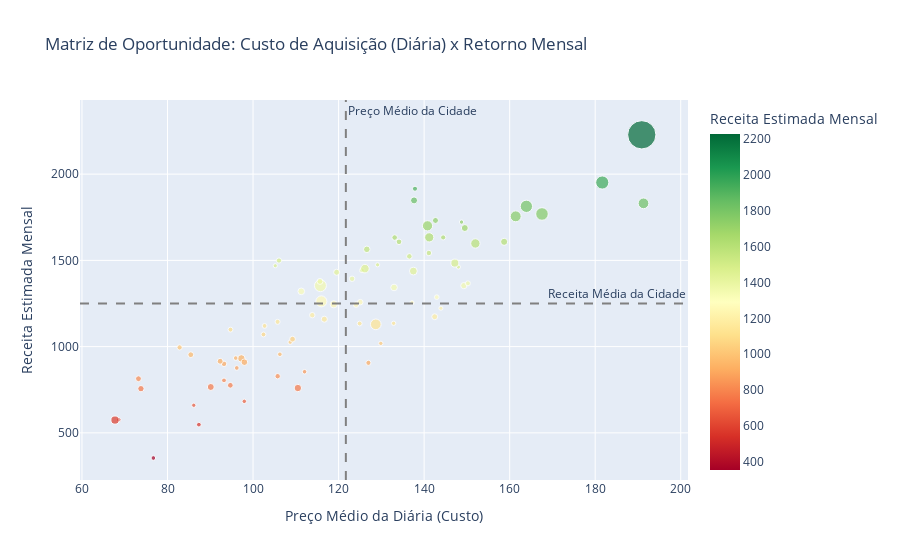

Notebook code cell kept with this figure:
### Code cell
# Agrupando por bairro
bairros = df.groupby('neighbourhood_cleansed').agg({
    'price': 'mean',
    'estimated_monthly_revenue': 'mean',
    'id': 'count'
}).reset_index()

# Filtra bairros com pouca relevância estatística (menos de 50 imóveis)
bairros = bairros[bairros['id'] > 50]

# O Gráfico de Quadrantes
fig = px.scatter(
    bairros, 
    x='price', 
    y='estimated_monthly_revenue', 
    size='id', 
    hover_name='neighbourhood_cleansed',
    title='Matriz de Oportunidade: Custo de Aquisição (Diária) x Retorno Mensal',
    labels={'price': 'Preço Médio da Diária (Custo)', 'estimated_monthly_revenue': 'Receita Estimada Mensal'},
    color='estimated_monthly_revenue',
    color_continuous_scale='RdYlGn'
)

# Adiciona linhas médias para criar quadrantes
media_preco = bairros['price'].mean()
media_receita = bairros['estimated_monthly_revenue'].mean()

fig.add_vline(x=media_preco, line_dash="dash", line_color="gray", annotation_text="Preço Médio da Cidade")
fig.add_hline(y=media_receita, line_dash="dash", line_color="gray", annotation_text="Receita Média da Cidade")

fig.show()

### Figure 1 — Plotly figure (JSON) as saved in the notebook; plotly's stock layout.template omitted (floating-point values rounded to 4 significant figures)
{"data": [{"hovertemplate": "<b>%{hovertext}</b><br><br>Preço Médio da Diária (Custo)=%{x}<br>Receita Estimada Mensal=%{marker.color}<br>id=%{marker.size}<extra></extra>", "hovertext": ["Agincourt South-Malvern West", "Annex", "Banbury-Don Mills", "Bathurst Manor", "Bay Street Corridor", "Bayview Village", "Bedford Park-Nortown", "Bendale", "Birchcliffe-Cliffside", "Cabbagetown-South St.James Town", "Caledonia-Fairbank", "Church-Yonge Corridor", "Clairlea-Birchmount", "Clanton Park", "Cliffcrest", "Corso Italia-Davenport", "Danforth", "Danforth East York", "Don Valley Village", "Dovercourt-Wallace Emerson-Junction", "Downsview-Roding-CFB", "Dufferin Grove", "East End-Danforth", "Edenbridge-Humber Valley", "Englemount-Lawrence", "Greenwood-Coxwell", "High Park North", "High Park-Swansea", "Highland Creek", "Islington-City Centre West", "Junction Area", "Keelesdale-Eglinton West", "Kensington-Chinatown", "L'Amoreaux", "Lansing-Westgate", "Lawrence Park North", "Lawrence Park South", "Little Portugal", "Malvern", "Mimico (includes Humber Bay Shores)", "Moss Park", "Mount Pleasant East", "Mount Pleasant West", "Newtonbrook East", "Newtonbrook West", "Niagara", "North Riverdale", "North St.James Town", "O'Connor-Parkview", "Oakwood Village", "Old East York", "Palmerston-Little Italy", "Parkwoods-Donalda", "Pleasant View", "Regent Park", "Rockcliffe-Smythe", "Roncesvalles", "Rosedale-Moore Park", "Rouge", "South Parkdale", "South Riverdale", "St.Andrew-Windfields", "Steeles", "Stonegate-Queensway", "Tam O'Shanter-Sullivan", "The Beaches", "Trinity-Bellwoods", "University", "Waterfront Communities-The Island", "West Hill", "West Humber-Clairville", "Weston-Pellam Park", "Wexford/Maryvale", "Willowdale East", "Willowdale West", "Willowridge-Martingrove-Richview", "Woodbine Corridor", "Wychwood", "Yonge-Eglinton", "York University Heights", "Yorkdale-Glen Park"], "legendgroup": "", "marker": {"color": [804.1, 1769.0, 1019.0, 1243.0, 1831.0, 828.4, 547.7, 1120.0, 1182.0, 1731.0, 854.3, 1813.0, 1070.0, 1134.0, 1499.0, 1159.0, 1255.0, 1442.0, 953.1, 1262.0, 760.0, 1564.0, 1431.0, 354.3, 1026.0, 1523.0, 1633.0, 1848.0, 682.9, 1246.0, 1343.0, 1469.0, 1353.0, 756.2, 1543.0, 1462.0, 1474.0, 1633.0, 876.3, 1484.0, 1755.0, 1287.0, 1608.0, 931.5, 766.0, 1951.0, 1915.0, 1173.0, 906.0, 1608.0, 1135.0, 1452.0, 900.1, 814.0, 1258.0, 915.1, 1353.0, 1223.0, 955.6, 1438.0, 1598.0, 660.0, 576.1, 1393.0, 995.4, 1688.0, 1700.0, 1378.0, 2228.0, 775.8, 1098.0, 1144.0, 909.8, 1129.0, 1320.0, 933.6, 1633.0, 1367.0, 1722.0, 574.2, 1043.0], "coloraxis": "coloraxis", "size": [67, 466, 57, 90, 336, 86, 65, 67, 87, 104, 61, 444, 70, 69, 81, 108, 53, 67, 99, 361, 162, 126, 107, 62, 58, 91, 90, 144, 59, 155, 129, 51, 419, 118, 88, 52, 51, 249, 65, 190, 353, 66, 149, 165, 143, 509, 75, 103, 77, 93, 55, 215, 88, 100, 91, 102, 116, 51, 62, 180, 257, 55, 57, 86, 81, 141, 306, 105, 2348, 97, 70, 74, 127, 336, 132, 62, 77, 74, 56, 199, 99], "sizemode": "area", "sizeref": 5.87, "symbol": "circle"}, "mode": "markers", "name": "", "orientation": "v", "showlegend": false, "type": "scatter", "x": [93.21, 167.6, 129.9, 124.1, 191.3, 105.8, 87.34, 102.7, 113.9, 142.7, 112.0, 163.9, 102.4, 124.9, 106.1, 116.7, 137.2, 125.5, 85.44, 116.0, 110.5, 126.6, 119.6, 76.69, 108.7, 136.5, 133.1, 137.6, 97.95, 118.9, 133.0, 105.2, 115.8, 73.79, 141.1, 148.0, 129.1, 141.2, 96.2, 147.2, 161.4, 143.0, 158.7, 97.27, 90.12, 181.7, 137.9, 142.5, 127.0, 134.1, 132.9, 126.2, 93.22, 73.21, 125.1, 92.31, 149.3, 143.9, 106.3, 137.5, 152.0, 86.15, 68.61, 123.2, 82.83, 149.5, 140.8, 115.6, 190.9, 94.69, 94.73, 105.7, 97.98, 128.7, 111.3, 95.95, 144.5, 150.2, 148.8, 67.72, 109.2], "xaxis": "x", "y": [804.1, 1769.0, 1019.0, 1243.0, 1831.0, 828.4, 547.7, 1120.0, 1182.0, 1731.0, 854.3, 1813.0, 1070.0, 1134.0, 1499.0, 1159.0, 1255.0, 1442.0, 953.1, 1262.0, 760.0, 1564.0, 1431.0, 354.3, 1026.0, 1523.0, 1633.0, 1848.0, 682.9, 1246.0, 1343.0, 1469.0, 1353.0, 756.2, 1543.0, 1462.0, 1474.0, 1633.0, 876.3, 1484.0, 1755.0, 1287.0, 1608.0, 931.5, 766.0, 1951.0, 1915.0, 1173.0, 906.0, 1608.0, 1135.0, 1452.0, 900.1, 814.0, 1258.0, 915.1, 1353.0, 1223.0, 955.6, 1438.0, 1598.0, 660.0, 576.1, 1393.0, 995.4, 1688.0, 1700.0, 1378.0, 2228.0, 775.8, 1098.0, 1144.0, 909.8, 1129.0, 1320.0, 933.6, 1633.0, 1367.0, 1722.0, 574.2, 1043.0], "yaxis": "y"}], "layout": {"annotations": [{"showarrow": false, "text": "Preço Médio da Cidade", "x": 121.7, "xanchor": "left", "xref": "x", "y": 1, "yanchor": "top", "yref": "y domain"}, {"showarrow": false, "text": "Receita Média da Cidade", "x": 1, "xanchor": "right", "xref": "x domain", "y": 1249.0, "yanchor": "bottom", "yref": "y"}], "coloraxis": {"colorbar": {"title": {"text": "Receita Estimada Mensal"}}, "colorscale": [[0, "rgb(165,0,38)"], [0.1, "rgb(215,48,39)"], [0.2, "rgb(244,109,67)"], [0.3, "rgb(253,174,97)"], [0.4, "rgb(254,224,139)"], [0.5, "rgb(255,255,191)"], [0.6, "rgb(217,239,139)"], [0.7, "rgb(166,217,106)"], [0.8, "rgb(102,189,99)"], [0.9, "rgb(26,152,80)"], [1, "rgb(0,104,55)"]]}, "legend": {"itemsizing": "constant", "tracegroupgap": 0}, "shapes": [{"line": {"color": "gray", "dash": "dash"}, "type": "line", "x0": 121.7, "x1": 121.7, "xref": "x", "y0": 0, "y1": 1, "yref": "y domain"}, {"line": {"color": "gray", "dash": "dash"}, "type": "line", "x0": 0, "x1": 1, "xref": "x domain", "y0": 1249.0, "y1": 1249.0, "yref": "y"}], "title": {"text": "Matriz de Oportunidade: Custo de Aquisição (Diária) x Retorno Mensal"}, "xaxis": {"anchor": "y", "domain": [0, 1], "title": {"text": "Preço Médio da Diária (Custo)"}}, "yaxis": {"anchor": "x", "domain": [0, 1], "title": {"text": "Receita Estimada Mensal"}}}}
